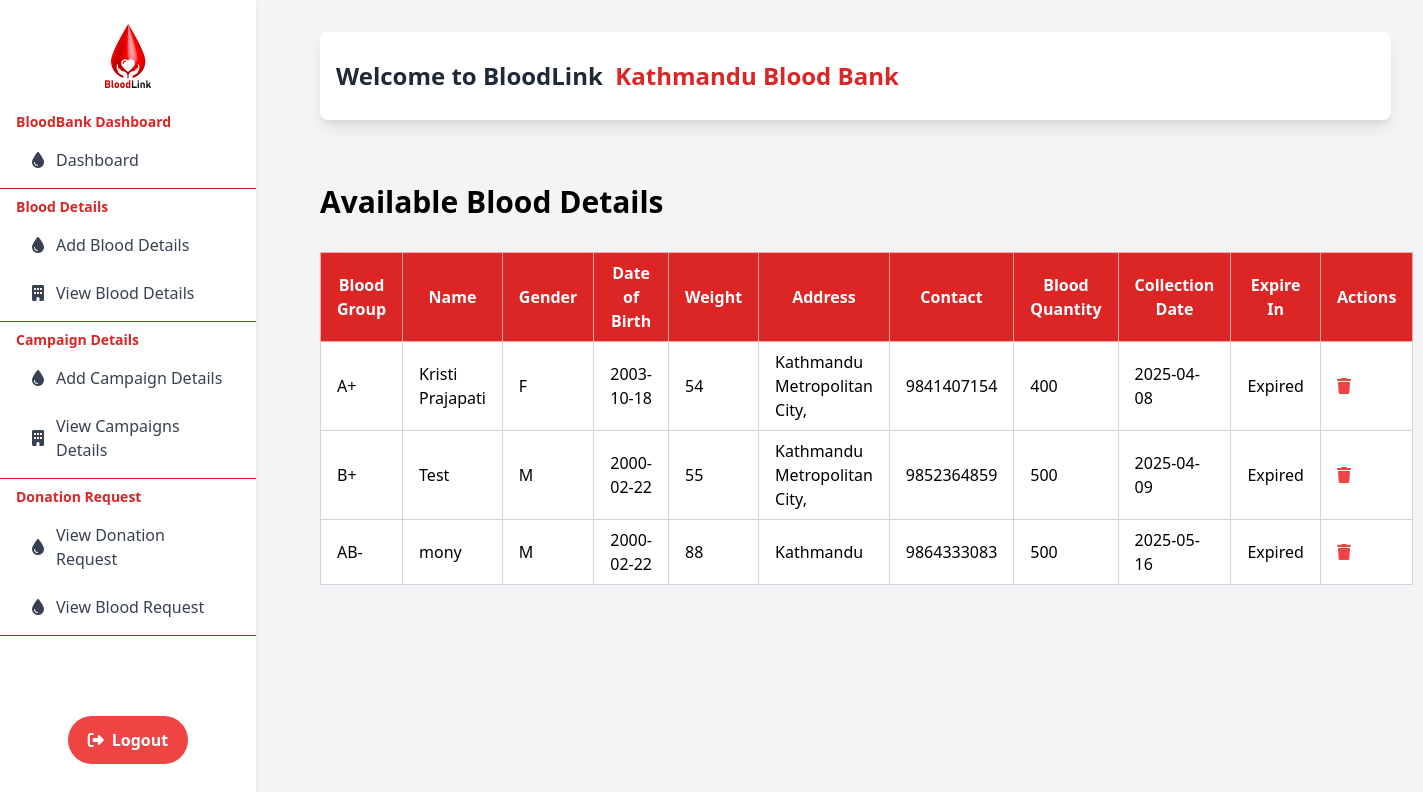
Screenshot of /Bankdashboard/viewBloodDetail.php (signed in) with the database file from the repository.
### tables this page shows
CREATE TABLE `blood_details` (
  `id` int(11) UNSIGNED NOT NULL,
  `donor_email` varchar(225) NOT NULL,
  `name` varchar(255) NOT NULL,
  `gender` char(1) NOT NULL,
  `dob` date NOT NULL,
  `weight` float NOT NULL,
  `bloodgroup` varchar(3) NOT NULL,
  `address` text NOT NULL,
  `contact` varchar(15) NOT NULL,
  `bloodqty` float NOT NULL,
  `collection` date NOT NULL,
  `bloodbank_id` int(11) UNSIGNED NOT NULL,
  `created_at` timestamp NOT NULL DEFAULT current_timestamp(),
  `expire` timestamp NULL DEFAULT NULL,
  `donor_id` int(10) UNSIGNED DEFAULT NULL
);

### Bankdashboard/viewBloodDetail.php (the view, shortened to what this page needs)
<?php
require('../connection.php');
$bankEmail = $_SESSION['bankemail'];
$sql = "SELECT id FROM users WHERE email = ?";
$stmt = $con->prepare($sql);
$stmt->bind_param('s', $bankEmail);
$stmt->execute();
$result = $stmt->get_result();
$bank = $result->fetch_assoc();
$bankId = $bank['id'];
$sql = "SELECT * FROM blood_details WHERE bloodbank_id = ?";
$stmt = $con->prepare($sql);
$stmt->bind_param('i', $bankId);
$stmt->execute();
$result = $stmt->get_result();
function calculateDaysUntilExpire($expireDate) {
    $currentDate = new DateTime();
    $expireDate = new DateTime($expireDate);
    $interval = $currentDate->diff($expireDate);
    if ($expireDate < $currentDate) {
        return "Expired";
    } else {
        return $interval->days . " days left";
    }
}
?>
<!DOCTYPE html>
<html lang="en">
<head>
    <link href="https://cdn.jsdelivr.net/npm/tailwindcss@2.2.19/dist/tailwind.min.css" rel="stylesheet">
    <link rel="stylesheet" href="https://cdnjs.cloudflare.com/ajax/libs/font-awesome/6.0.0/css/all.min.css">
</head>
<body class="bg-gray-100">
<?php @include("bloodbankmenu.php"); ?>
<section class="ml-72 p-8">
    <h1 class="text-3xl font-bold mb-8">Available Blood Details</h1>
    <table class="min-w-full bg-white border-collapse border border-gray-200">
    <thead>
        <tr class="bg-red-600 text-white">
            <th class="px-4 py-2 border border-red-300">Blood Group</th>
            <th class="px-4 py-2 border border-red-300">Name</th>
            <th class="px-4 py-2 border border-red-300">Gender</th>
            <th class="px-4 py-2 border border-red-300">Date of Birth</th>
            <th class="px-4 py-2 border border-red-300">Weight</th>
            <th class="px-4 py-2 border border-red-300">Address</th>
            <th class="px-4 py-2 border border-red-300">Contact</th>
            <th class="px-4 py-2 border border-red-300">Blood Quantity</th>
            <th class="px-4 py-2 border border-red-300">Collection Date</th>
            <th class="px-4 py-2 border border-red-300">Expire In</th>
            <th class="px-4 py-2 border border-red-300">Actions</th>
        </tr>
        </thead>
        <tbody>
            <?php while ($row = $result->fetch_assoc()) { ?>
                <tr>
                    <td class="px-4 py-2 border border-gray-300"><?php echo htmlspecialchars($row['bloodgroup']); ?></td>
                    <td class="px-4 py-2 border border-gray-300"><?php echo htmlspecialchars($row['name']); ?></td>
                    <td class="px-4 py-2 border border-gray-300"><?php echo htmlspecialchars($row['gender']); ?></td>
                    <td class="px-4 py-2 border border-gray-300"><?php echo htmlspecialchars($row['dob']); ?></td>
                    <td class="px-4 py-2 border border-gray-300"><?php echo htmlspecialchars($row['weight']); ?></td>
                    <td class="px-4 py-2 border border-gray-300">
                        <?php
                            $address = htmlspecialchars($row['address']);
                            $words = explode(' ', $address);
                            $firstThreeWords = implode(' ', array_slice($words, 0, 3));
                            echo $firstThreeWords;
                        ?>
                    </td>
                    <td class="px-4 py-2 border border-gray-300"><?php echo htmlspecialchars($row['contact']); ?></td>
                    <td class="px-4 py-2 border border-gray-300"><?php echo htmlspecialchars($row['bloodqty']); ?></td>
                    <td class="px-4 py-2 border border-gray-300"><?php echo htmlspecialchars($row['collection']); ?></td>
                    <td class="px-4 py-2 border border-gray-300">
                        <?php echo calculateDaysUntilExpire($row['expire']); ?>
                    </td>
                    <td class="px-4 py-2 border border-gray-300">
                        <a href="viewBloodDetail.php?id=<?php echo $row['id']; ?>" class="delete-btn text-red-500 hover:text-red-700">
                            <i class="fas fa-trash justify-center"></i>
                        </a>
                    </td>
                </tr>
            <?php } ?>
        </tbody>
    </table>
</section>
</body>
</html>

### rows the page displays
blood_details: bloodgroup "A+", name "Kristi Prajapati", gender "F", dob "2003-10-18", weight "54", address "Kathmandu Metropolitan City,", contact "9841407154", bloodqty "400", collection "2025-04-08", expire "Expired"
blood_details: bloodgroup "B+", name "Test", gender "M", dob "2000-02-22", weight "55", address "Kathmandu Metropolitan City,", contact "9852364859", bloodqty "500", collection "2025-04-09", expire "Expired"
blood_details: bloodgroup "AB-", name "mony", gender "M", dob "2000-02-22", weight "88", address "Kathmandu", contact "9864333083", bloodqty "500", collection "2025-05-16", expire "Expired"

### other values shown
$_SESSION['bankname'] "Kathmandu Blood Bank"
